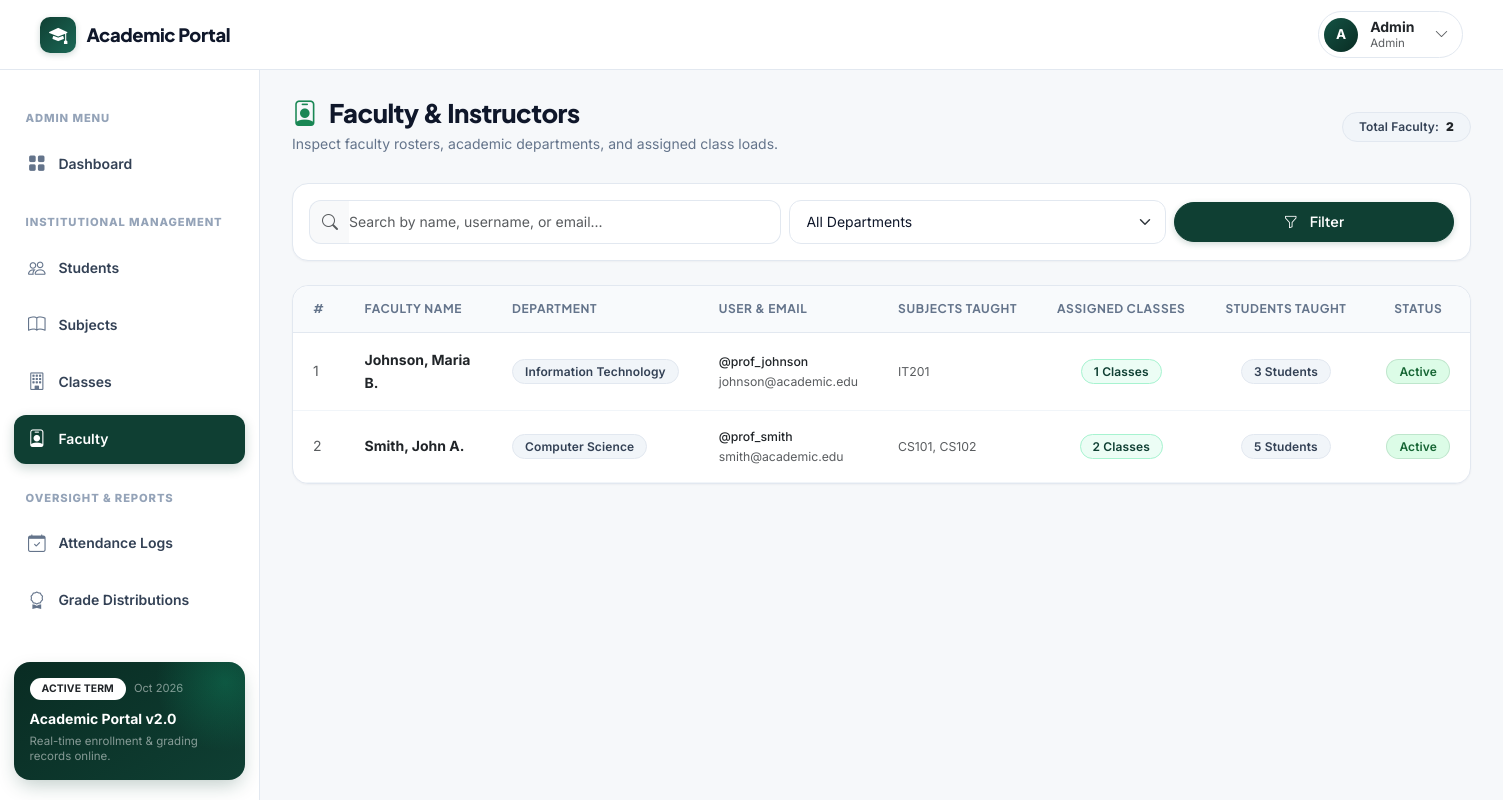
/dean/instructors.php (signed in), run on the app's committed database.
### tables this page shows
CREATE TABLE IF NOT EXISTS instructors (
    instructor_id   INT             AUTO_INCREMENT PRIMARY KEY,
    user_id         INT             NOT NULL UNIQUE,
    first_name      VARCHAR(50)     NOT NULL,
    middle_name     VARCHAR(50)     DEFAULT NULL,
    last_name       VARCHAR(50)     NOT NULL,
    department      VARCHAR(100)    NOT NULL,

    CONSTRAINT fk_instructors_user
        FOREIGN KEY (user_id) REFERENCES users(user_id)
        ON DELETE RESTRICT ON UPDATE CASCADE,

    INDEX idx_instructors_name (last_name, first_name)
);

CREATE TABLE IF NOT EXISTS users (
    user_id         INT             AUTO_INCREMENT PRIMARY KEY,
    username        VARCHAR(50)     NOT NULL UNIQUE,
    email           VARCHAR(100)    DEFAULT NULL,
    password_hash   VARCHAR(255)    NOT NULL,
    role            ENUM('dean','instructor','student') NOT NULL,
    account_status  ENUM('active','inactive') NOT NULL DEFAULT 'active',
    created_at      TIMESTAMP       NOT NULL DEFAULT CURRENT_TIMESTAMP,

    INDEX idx_users_role (role),
    INDEX idx_users_status (account_status)
);

### includes/permissions.php (called while the page is built, shortened)
<?php
function e($value): string {
    return htmlspecialchars((string)$value, ENT_QUOTES, 'UTF-8');
}

### dean/instructors.php (the view, shortened to what this page needs)
<?php
require_once __DIR__ . '/../includes/header.php';
$pdo = db_connect();
$search = trim($_GET['search'] ?? '');
$query = 'SELECT i.instructor_id, i.first_name, i.middle_name, i.last_name, i.department,
                 u.username, u.email, u.account_status,
                 COUNT(DISTINCT c.class_id) AS total_classes,
                 COUNT(DISTINCT sc.student_id) AS total_students_taught,
                 GROUP_CONCAT(DISTINCT s.subject_code ORDER BY s.subject_code SEPARATOR ", ") AS subjects_taught
          FROM instructors i
          JOIN users u ON i.user_id = u.user_id
          LEFT JOIN classes c ON i.instructor_id = c.instructor_id
          LEFT JOIN subjects s ON c.subject_id = s.subject_id
          LEFT JOIN student_classes sc ON c.class_id = sc.class_id
          WHERE 1=1';
$params = [];
$query .= ' GROUP BY i.instructor_id ORDER BY i.last_name ASC, i.first_name ASC';
$stmt = $pdo->prepare($query);
$stmt->execute($params);
$instructors = $stmt->fetchAll();
?>
<div class="page-header-row">
    <div>
        <h1 class="page-title">
            <i class="bi bi-person-badge text-success me-1"></i>Faculty & Instructors
        </h1>
        <p class="page-subtitle">Inspect faculty rosters, academic departments, and assigned class loads.</p>
    </div>
    <div>
        <span class="badge bg-secondary px-3 py-2">
            Total Faculty: <strong class="text-dark ms-1"><?php echo count($instructors); ?></strong>
        </span>
    </div>
</div>
<div class="card mb-4">
    <div class="card-body p-3">
        <form method="GET" action="instructors.php" class="row g-2 align-items-center">
            <div class="col-md-5">
                <div class="input-group">
                    <span class="input-group-text bg-light border-end-0 text-muted">
                        <i class="bi bi-search"></i>
                    </span>
                    <input type="text" name="search" class="form-control border-start-0 ps-0" placeholder="Search by name, username, or email..." value="<?php echo e($search); ?>">
                </div>
            </div>
            <div class="col-md-4">
                <select name="department" class="form-select">
                    <option value="">All Departments</option>
                </select>
            </div>
            <div class="col-md-3 d-flex gap-2">
                <button type="submit" class="btn btn-forest flex-grow-1">
                    <i class="bi bi-funnel me-1"></i> Filter
                </button>
            </div>
        </form>
    </div>
</div>
<div class="card">
    <div class="table-responsive">
        <table class="table table-hover align-middle mb-0">
            <thead>
                <tr>
                    <th style="width: 50px;">#</th>
                    <th>Faculty Name</th>
                    <th>Department</th>
                    <th>User & Email</th>
                    <th>Subjects Taught</th>
                    <th class="text-center">Assigned Classes</th>
                    <th class="text-center">Students Taught</th>
                    <th class="text-center">Status</th>
                </tr>
            </thead>
            <tbody>
                <?php if (empty($instructors)): ?>
                    <tr>
                        <td colspan="8" class="text-center py-5 text-muted">
                            <i class="bi bi-person-x fs-2 d-block mb-2 text-subtle"></i>
                            No faculty members match your search criteria.
                        </td>
                    </tr>
                <?php else: ?>
                    <?php foreach ($instructors as $idx => $inst): ?>
                        <tr>
                            <td class="text-muted small"><?php echo $idx + 1; ?></td>
                            <td>
                                <div class="fw-bold text-dark">
                                    <?php echo e($inst['last_name'] . ', ' . $inst['first_name'] . ' ' . $inst['middle_name']); ?>
                                </div>
                            </td>
                            <td>
                                <span class="badge bg-secondary">
                                    <?php echo e($inst['department'] ?: 'Unassigned'); ?>
                                </span>
                            </td>
                            <td>
                                <div class="small text-dark fw-medium">@<?php echo e($inst['username']); ?></div>
                                <div class="small text-muted"><?php echo e($inst['email'] ?: '—'); ?></div>
                            </td>
                            <td>
                                <small class="text-muted"><?php echo e($inst['subjects_taught'] ?: 'No classes yet'); ?></small>
                            </td>
                            <td class="text-center">
                                <span class="badge bg-primary">
                                    <?php echo $inst['total_classes']; ?> Classes
                                </span>
                            </td>
                            <td class="text-center">
                                <span class="badge bg-secondary">
                                    <?php echo $inst['total_students_taught']; ?> Students
                                </span>
                            </td>
                            <td class="text-center">
                                <?php if ($inst['account_status'] === 'active'): ?>
                                    <span class="badge bg-success">Active</span>
                                <?php else: ?>
                                    <span class="badge bg-secondary">Inactive</span>
                                <?php endif; ?>
                            </td>
                        </tr>
                    <?php endforeach; ?>
                <?php endif; ?>
            </tbody>
        </table>
    </div>
</div>
<?php require_once __DIR__ . '/../includes/footer.php'; ?>

### data on the page
instructors: last_name+first_name+middle_name "Johnson, Maria B.", department "Information Technology", user.username "prof_johnson", user.email "johnson@academic.edu", subjects_taught "IT201", total_classes "1", total_students_taught "3"
instructors: last_name+first_name+middle_name "Smith, John A.", department "Computer Science", user.username "prof_smith", user.email "smith@academic.edu", subjects_taught "CS101, CS102", total_classes "2", total_students_taught "5"

### other printed values
substr($display_name, 0, 1) "A"
$display_name "Admin"
$role_badge "Admin"
count($instructors) "2"
